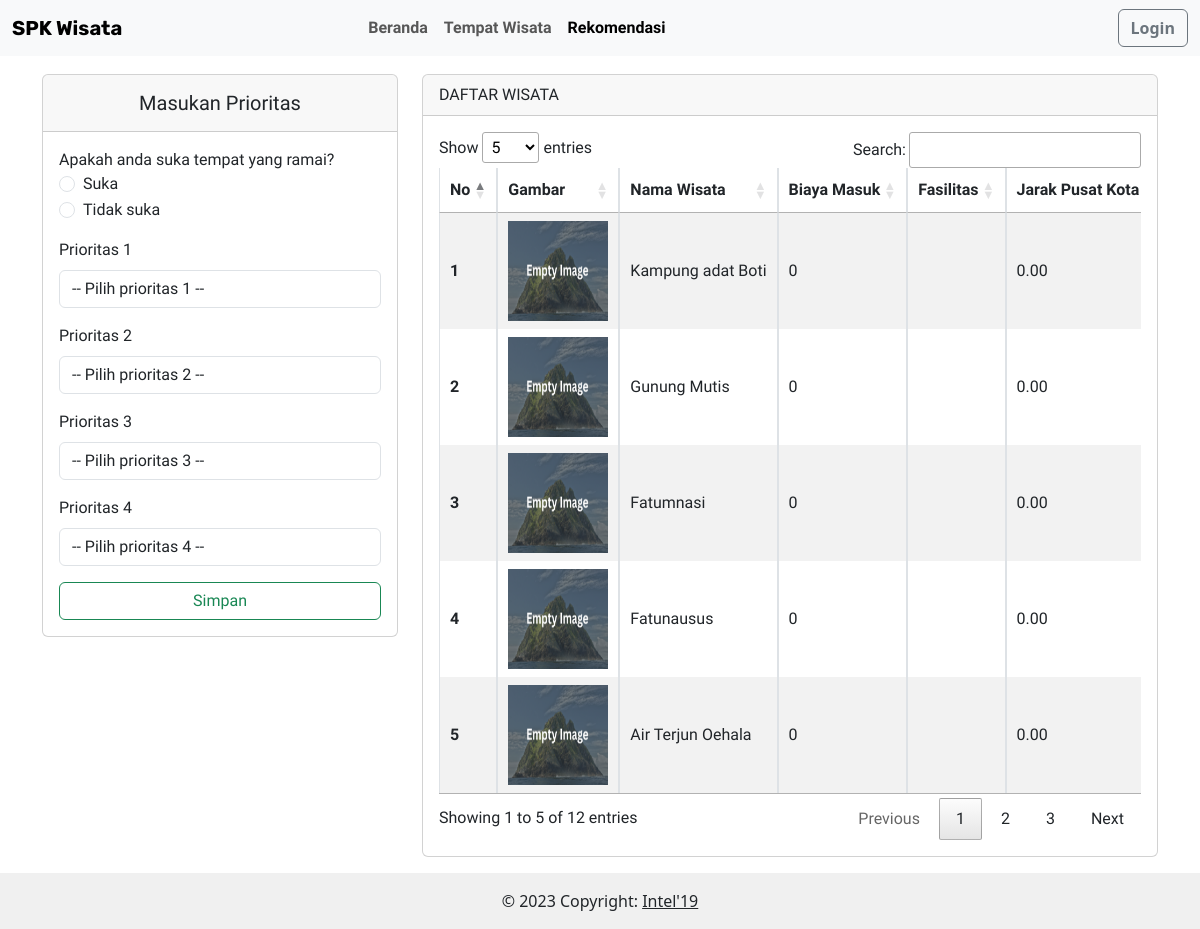
Screenshot of /rekomendasi.php with the database file from the repository.
### tables this page shows
CREATE TABLE `alternatif` (
  `id_alternatif` int(5) NOT NULL,
  `nama_alternatif` varchar(255) NOT NULL,
  `alamat` text NOT NULL,
  `gambar` varchar(255) NOT NULL,
  `latitude` varchar(255) NOT NULL,
  `longitude` varchar(255) NOT NULL,
  `rating` int(1) NOT NULL,
  `kategori` enum('Budaya','Buatan','Alam') NOT NULL,
  `biaya_alt` int(11) NOT NULL,
  `fasilitas_alt` text NOT NULL,
  `jarak_alt` decimal(10,2) NOT NULL,
  `jumlah_peng_alt` int(11) NOT NULL
);

### config.php (called while the page is built, shortened)
<?php
function connectDatabase()
{
    $conn = new mysqli(DB_HOST, DB_USERNAME, DB_PASSWORD, DB_NAME);
    return $conn;
}
?>

### user_area/classes/alternatif.php (called while the page is built, shortened)
<?php
    class Alternatif{
        private $db;
        public function __construct()
        {
            $this->db = connectDatabase();
        }
        public function alternatif_kriteria()
        {
            return $this->db->query("SELECT
            a.nama_alternatif,
            a.id_alternatif,
            a.latitude,
            a.longitude,
            a.alamat,
            a.gambar,
            a.rating, a.kategori, a.biaya_alt, a.fasilitas_alt, a.jarak_alt, a.jumlah_peng_alt,
            MAX(CASE WHEN k.id_kriteria = 'C1' THEN sk.spesifikasi END) AS namaC1,
            MAX(CASE WHEN k.id_kriteria = 'C2' THEN sk.spesifikasi END) AS namaC2,
            MAX(CASE WHEN k.id_kriteria = 'C3' THEN sk.spesifikasi END) AS namaC3,
            MAX(CASE WHEN k.id_kriteria = 'C4' THEN sk.spesifikasi END) AS namaC4,
            MAX(CASE WHEN k.id_kriteria = 'C5' THEN sk.spesifikasi END) AS namaC5
            FROM alternatif a
            JOIN kecocokan_alt_kriteria kak ON a.id_alternatif = kak.f_id_alternatif
            JOIN sub_kriteria sk ON kak.f_id_sub_kriteria = sk.id_sub_kriteria
            JOIN kriteria k ON kak.f_id_kriteria = k.id_kriteria
            GROUP BY a.nama_alternatif, a.id_alternatif ORDER BY a.id_alternatif ASC;
            ");
        }
    }
    $getDataAlternatif = new Alternatif();
?>

### rekomendasi.php (the view, shortened to what this page needs)
<?php
require_once './config.php';
require_once './user_area/classes/alternatif.php';
$jenis_c4 = "";
$alternatif_kriteria = $getDataAlternatif->alternatif_kriteria();
?>
<!DOCTYPE html>
<html>
<head>
    <link href="https://cdn.jsdelivr.net/npm/bootstrap@5.3.0/dist/css/bootstrap.min.css" rel="stylesheet"
 />
    <link rel="stylesheet" href="./assets/vendor/fontawesome-free/css/all.min.css">
    <link href="./assets/DataTables/datatables.min.css" rel="stylesheet" />
    <link rel="stylesheet" href="https://unpkg.com/leaflet@1.7.1/dist/leaflet.css" />
    <link rel="stylesheet" href="https://cdnjs.cloudflare.com/ajax/libs/font-awesome/4.7.0/css/font-awesome.min.css">
    <link rel="stylesheet" href="https://cdnjs.cloudflare.com/ajax/libs/lightbox2/2.11.3/css/lightbox.min.css">
</head>
<body>
    <section class="">
        <nav class="navbar fixed-top navbar-transparent navbar-expand-lg bg-body-tertiary">
            <div class="container-fluid">
                <a class="navbar-brand fw-bolder" href="#">SPK Wisata</a>
                <div class="collapse navbar-collapse" id="navbarSupportedContent">
                    <ul class="navbar-nav ms-auto me-auto mb-2 mb-lg-0">
                        <li class="nav-item">
                            <a class="nav-link fw-bolder" aria-current="page" href="./home.php">Beranda</a>
                        </li>
                        <li class="nav-item">
                            <a class="nav-link fw-bolder" aria-current="page" href="./tempat-wisata.php">Tempat
                                Wisata</a>
                        </li>
                        <li class="nav-item">
                            <a class="nav-link fw-bolder active" aria-current="page"
                                href="./rekomendasi.php">Rekomendasi</a>
                        </li>
                    </ul>
                    <ul class="navbar-nav ms-auto mb-2 mb-lg-0">
                        <li class="nav-item">
                            <a class="btn btn-outline-secondary fw-bolder" aria-current="page"
                                href="./auth/login.php">Login</a>
                        </li>
                    </ul>
                </div>
            </div>
        </nav>
        <div class="container mt-5 pt-3" style="font-family: 'Prompt', sans-serif">
            <div class="row">
                <div class="col-md-4 mt-3 mb-4">
                    <div class="card">
                        <div class="card-header">
                            <h5 class="text-center pt-2 col-12">
                                Masukan Prioritas
                            </h5>
                        </div>
                        <form method="post" action="">
                            <div class="card-body">
                                <label class="form-check-label" for="flexRadioDefault2">
                                    Apakah anda suka tempat yang ramai?
                                </label>
                                <div class="form-check">
                                    <input class="form-check-input" <?=$jenis_c4 == 1 ? 'checked':'';?> required
                                        type="radio" value="1" name="jenis_c4" id="jenis_c41">
                                    <label class="form-check-label" for="jenis_c41">
                                        Suka
                                    </label>
                                </div>
                                <div class="form-check">
                                    <input class="form-check-input" required <?=$jenis_c4 == 0 ? 'checked':'';?>
                                        type="radio" value="0" name="jenis_c4" id="jenis_c42">
                                    <label class="form-check-label" for="jenis_c42">
                                        Tidak suka
                                    </label>
                                </div>
                                <div class="mb-3 mt-3">
                                    <label for="prioritas_1" class="form-label">Prioritas 1</label>
                                    <select class="form-control" id="prioritas_1" name="prioritas_1"
                                        aria-label="Default select example">
                                        <option value="">-- Pilih prioritas 1 --</option>
                                    </select>
                                </div>
                                <div class="mb-3 mt-3">
                                    <label for="prioritas_2" class="form-label">Prioritas 2</label>
                                    <select class="form-control" id="prioritas_2" name="prioritas_2">
                                        <option value="">-- Pilih prioritas 2 --</option>
                                    </select>
                                </div>
                                <div class="mb-3 mt-3">
                                    <label for="prioritas_3" class="form-label">Prioritas 3</label>
                                    <select class="form-control" id="prioritas_3" name="prioritas_3">
                                        <option value="">-- Pilih prioritas 3 --</option>
                                    </select>
                                </div>
                                <div class="mb-3 mt-3">
                                    <label for="prioritas_4" class="form-label">Prioritas 4</label>
                                    <select class="form-control" id="prioritas_4" name="prioritas_4">
                                        <option value="">-- Pilih prioritas 4 --</option>
                                    </select>
                                </div>
                                <button type="submit" name="simpan" class="btn col-12 btn-outline-success">
                                    Simpan
                                </button>
                            </div>
                        </form>
                    </div>
                </div>
                <div class="col-md-8 mt-3 mb-3">
                    <div class="card">
                        <div class="card-header">
                            DAFTAR WISATA
                        </div>
                        <div class="card-body">
                            <div class="table-responsive">
                                <table class="table table-striped table-bordered nowrap" style="width:100%"
                                    id="table-penilaian">
                                    <thead>
                                        <tr>
                                            <th scope="col">No</th>
                                            <th scope="col">Gambar</th>
                                            <th scope="col">Nama Wisata</th>
                                            <th scope="col">Biaya Masuk</th>
                                            <th scope="col">Fasilitas</th>
                                            <th scope="col">Jarak Pusat Kota</th>
                                        </tr>
                                    </thead>
                                    <tbody class="table-group-divider">
                                        <?php foreach ($alternatif_kriteria  as $i => $value):?>
                                        <tr>
                                            <th scope="row"><?= $i+1; ?></th>
                                            <td><a href="./user_area/gambar/<?= $value['gambar'] == '-'? 'no-img.png': $value['gambar'];?>"
                                                    data-lightbox="image-1"
                                                    data-title="<?= $value['nama_alternatif']; ?>"><img
                                                        style="width:100px; height:100px;"
                                                        src="./user_area/gambar/<?= $value['gambar'] == '-'? 'no-img.png': $value['gambar']; ?>"
                                                        alt=""></a>
                                            </td>
                                            <td><?= $value['nama_alternatif']; ?></td>
                                            <td><?=$value['biaya_alt']?></td>
                                            <td><?=$value['fasilitas_alt']?></td>
                                            <td><?=$value['jarak_alt']?></td>
                                        </tr>
                                        <?php endforeach;?>
                                    </tbody>
                                </table>
                            </div>
                        </div>
                    </div>
                </div>
            </div>
        </div>
        <footer class="bg-white text-center text-lg-start">
            <div class="text-center p-3" style="background-color: #F0F0F0;">
                © 2023 Copyright:
                <a class="text-dark" href="https://www.instagram.com/ilkom19_unc/">Intel'19</a>
            </div>
        </footer>
</body>
</html>

### rekomendasi.php (style rules this page uses)
.navbar-transparent { background-color: hsl(0, 0%, 96%); }
@media (min-width: 992px) { .navbar-transparent { margin-bottom: -40px; } }
.navbar-brand { font-family: 'Rubik', sans-serif; }
.nav-link { font-family: 'Prompt', sans-serif; }

### rows the page displays
alternatif: nama_alternatif "Kampung adat Boti", biaya_alt "0", jarak_alt "0.00"
alternatif: nama_alternatif "Gunung Mutis", biaya_alt "0", jarak_alt "0.00"
alternatif: nama_alternatif "Fatumnasi", biaya_alt "0", jarak_alt "0.00"
alternatif: nama_alternatif "Fatunausus", biaya_alt "0", jarak_alt "0.00"
alternatif: nama_alternatif "Air Terjun Oehala", biaya_alt "0", jarak_alt "0.00"
